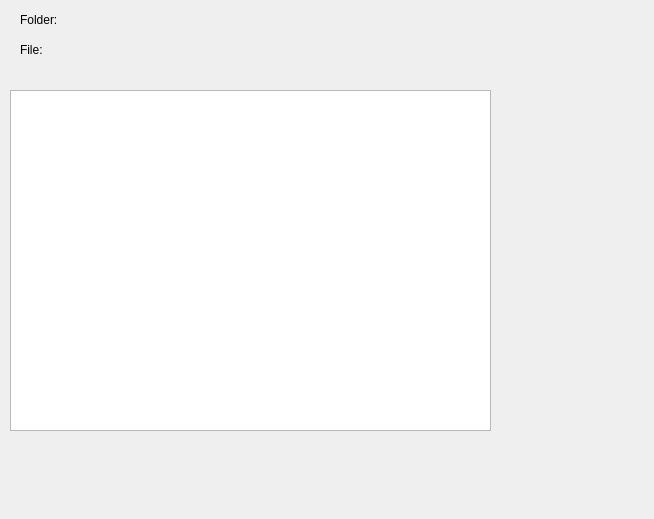
<?xml version="1.0" encoding="UTF-8"?>
<ui version="4.0">
 <class>Dialog</class>
 <widget class="QDialog" name="Dialog">
  <property name="geometry">
   <rect>
    <x>0</x>
    <y>0</y>
    <width>654</width>
    <height>519</height>
   </rect>
  </property>
  <property name="windowTitle">
   <string>Dialog</string>
  </property>
  <widget class="QTextEdit" name="textEdit_metadata">
   <property name="geometry">
    <rect>
     <x>10</x>
     <y>90</y>
     <width>481</width>
     <height>341</height>
    </rect>
   </property>
  </widget>
  <widget class="QLabel" name="label_file">
   <property name="geometry">
    <rect>
     <x>20</x>
     <y>40</y>
     <width>63</width>
     <height>20</height>
    </rect>
   </property>
   <property name="text">
    <string>File:</string>
   </property>
  </widget>
  <widget class="QLabel" name="label_folder">
   <property name="geometry">
    <rect>
     <x>20</x>
     <y>10</y>
     <width>63</width>
     <height>20</height>
    </rect>
   </property>
   <property name="text">
    <string>Folder:</string>
   </property>
  </widget>
 </widget>
 <resources/>
 <connections/>
</ui>
